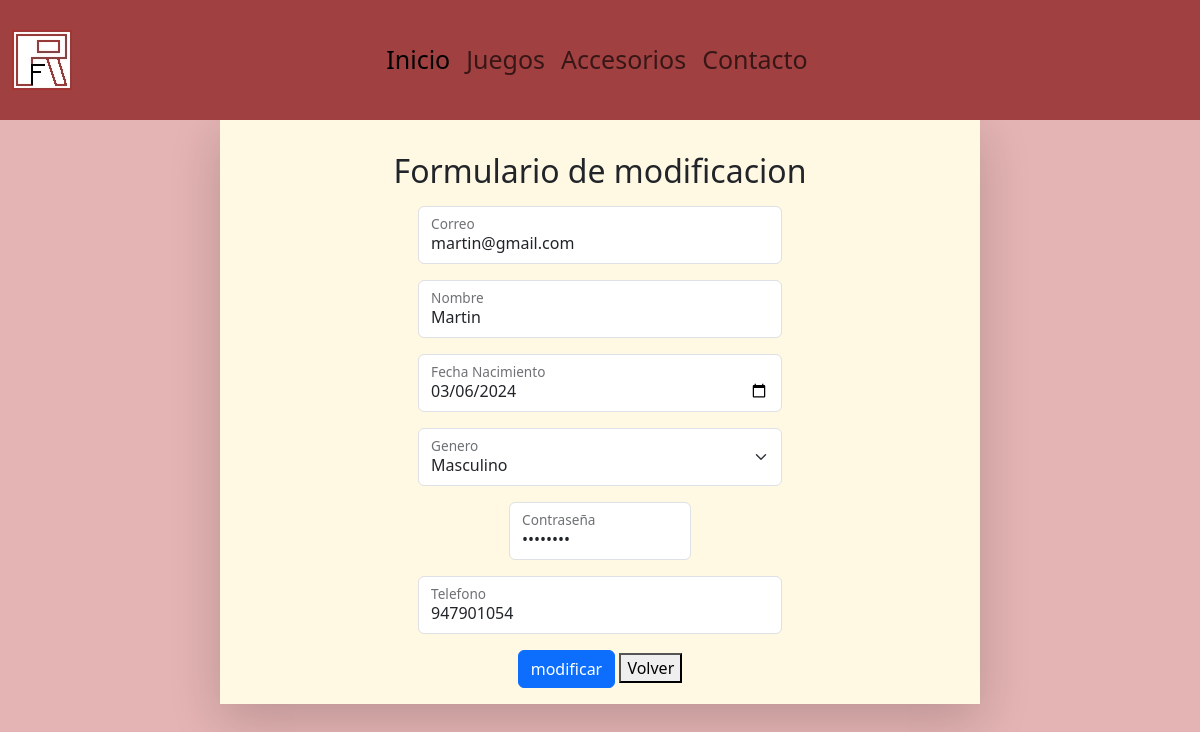
The app's page /core/user_findEdit/martin@gmail.com with its own data.
### core/models.py (models this page shows, shortened)
class Usuario(models.Model):
    email = models.EmailField(primary_key=True, unique=True, max_length=100, blank=True)
    nombre = models.CharField(max_length=80)
    fecha_nacimiento = models.DateField(blank=False,null=False)
    id_genero = models.ForeignKey('Genero',on_delete=models.CASCADE,db_column='idGenero')
    telefono = models.CharField(max_length=12)
    contraseña = models.CharField(max_length=15, null=False, blank=False,default='null')
    activo = models.BooleanField()

class Genero(models.Model):
    id_genero = models.AutoField(db_column='idGenero', primary_key=True)
    genero = models.CharField(max_length=20,blank=False,null=False)

### core/views.py (the view, shortened to what this page needs)
# urls.py: path("user_findEdit/<str:pk>", views.user_findEdit, name = "user_findEdit"),
def user_findEdit (request,pk):
    if pk != "":
        usuario = Usuario.objects.get(email=pk)
        generos = Genero.objects.all()
        context = {
            "generos":generos,
            "usuario":usuario,
        }
        return render(request, "pages/user_update.html", context)

### core/templates/pages/user_update.html (shortened to what this page needs)
<!DOCTYPE html>
<html lang="en">
<head>
    {% load static%}
    <link rel="stylesheet" href="{% static 'css/style.css'%}">
    <link href="https://cdn.jsdelivr.net/npm/bootstrap@5.3.3/dist/css/bootstrap.min.css" rel="stylesheet">
</head>
<body style="background-color: rgb(228, 179, 179);">
    {% include 'base/header.html'%}
    <main>
        <div class="container">
            <div class="row">
                <div class="col-md-8 shadow-lg mx-auto text-center p-3" style="background-color: rgb(255, 248, 227);">
                    <h2 class="my-3">Formulario de modificacion</h2>
                    <form action="{% url 'user_update' %}" method="POST" class="form-floating">
                        <div class="form-floating mb-3 w-50 mx-auto">
                            <input type="email" value="{{usuario.email}}" class="form-control" id="email" name="email" readonly>
                            <label for="email">Correo</label>
                        </div>
                        <div class="form-floating mb-3 w-50 mx-auto">
                            <input type="text" value="{{usuario.nombre}}" class="form-control" id="nombre" name="nombre">
                            <label for="nombre">Nombre</label>
                        </div>
                        <div class="form-floating mb-3 w-50 mx-auto">
                            <input type="Date" value="{{usuario.fecha_nacimiento|date:'Y-m-d'}}" class="form-control" id="fecha" name="fecha">
                            <label for="fecha">Fecha Nacimiento</label>
                        </div>
                        <div class="form-floating mb-3 w-50 mx-auto">
                            <select class="form-select" id="genero" name="genero">
                                {% for tmp in generos %}
                                    <option value="{{tmp.id_genero}}" {% if tmp.genero == usuario.id_genero.genero %}selected{% endif %}>
                                        {{tmp.genero}}
                                    </option>
                                {% endfor %}
                            </select>
                            <label for="genero">Genero</label>
                        </div>
                        <div class="form-floating mb-3 w-25 mx-auto">
                            <input type="password" value="{{usuario.contraseña}}"  class="form-control" id="password" name="password" placeholder>
                            <label for="password" class="form-label">Contraseña</label>
                        </div>
                        <div class="form-floating mb-3 w-50 mx-auto">
                            <input type="text" value="{{usuario.telefono}}" class="form-control" id="telefono" name="telefono">
                            <label for="telefono">Telefono</label>
                        </div>
                        <div>
                            <button type="submit" class="btn btn-primary">modificar</button>
                            <a href=""><button>Volver</button></a>
                        </div>
                    </form>
                </div>
            </div>
        </div>
    </main>
</body>
</html>

### core/static/css/style.css (style rules this page uses)
body { background-color: #fff7f0; }

### records on screen
Usuario: email "martin@gmail.com", nombre "Martin", fecha "03/06/2024", genero "Masculino", telefono "947901054"
